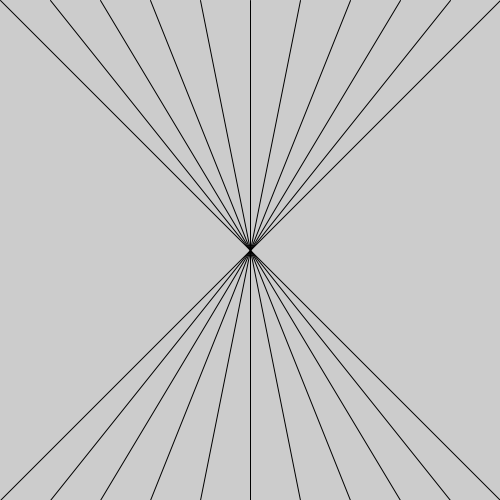
Frame 1 (no input)
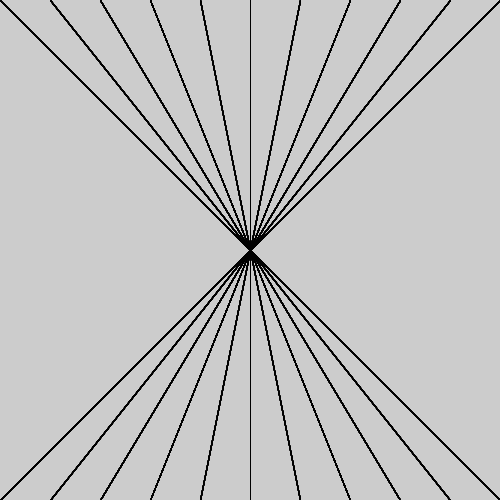
Frame 60 (the mouse pressed at the canvas centre just before this capture)
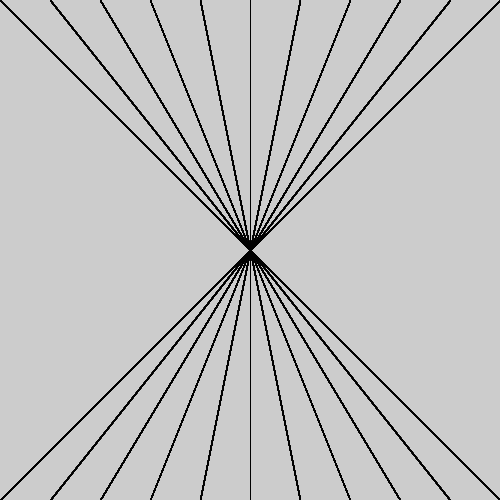
Frame 120 (the mouse held since frame 60 and released just before this capture)

The Processing sketch that drew these frames (run headless with seeded random() and noise(); from frame 60 on, the mouse is pressed at the canvas centre):

// Processing sketch: lecture1CrossedLines
// ── lecture1CrossedLines.pde
void setup()
{
  size(500, 500);
  x = 10;
}

int x;

void draw()
{
  for(int i = 0; i <= width; i += 50)
  {
    line(i, 0, width-i, height);
  }
}
